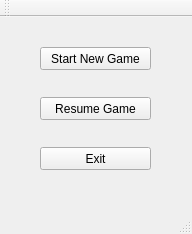
<?xml version="1.0" encoding="UTF-8"?>
<ui version="4.0">
 <class>MainWindow</class>
 <widget class="QMainWindow" name="MainWindow">
  <property name="geometry">
   <rect>
    <x>0</x>
    <y>0</y>
    <width>192</width>
    <height>234</height>
   </rect>
  </property>
  <property name="sizePolicy">
   <sizepolicy hsizetype="Fixed" vsizetype="Fixed">
    <horstretch>0</horstretch>
    <verstretch>0</verstretch>
   </sizepolicy>
  </property>
  <property name="windowTitle">
   <string>Tic-Tac-Toe Main </string>
  </property>
  <property name="whatsThis">
   <string extracomment="This is the start window!!"/>
  </property>
  <widget class="QWidget" name="centralWidget">
   <widget class="QPushButton" name="StartBtn">
    <property name="geometry">
     <rect>
      <x>40</x>
      <y>30</y>
      <width>111</width>
      <height>23</height>
     </rect>
    </property>
    <property name="text">
     <string>Start New Game</string>
    </property>
   </widget>
   <widget class="QPushButton" name="ResumeBtn">
    <property name="geometry">
     <rect>
      <x>40</x>
      <y>80</y>
      <width>111</width>
      <height>23</height>
     </rect>
    </property>
    <property name="text">
     <string>Resume Game</string>
    </property>
   </widget>
   <widget class="QPushButton" name="ExitBtn">
    <property name="geometry">
     <rect>
      <x>40</x>
      <y>130</y>
      <width>111</width>
      <height>23</height>
     </rect>
    </property>
    <property name="text">
     <string>Exit</string>
    </property>
   </widget>
  </widget>
  <widget class="QMenuBar" name="menuBar">
   <property name="geometry">
    <rect>
     <x>0</x>
     <y>0</y>
     <width>192</width>
     <height>21</height>
    </rect>
   </property>
  </widget>
  <widget class="QToolBar" name="mainToolBar">
   <attribute name="toolBarArea">
    <enum>TopToolBarArea</enum>
   </attribute>
   <attribute name="toolBarBreak">
    <bool>false</bool>
   </attribute>
  </widget>
  <widget class="QStatusBar" name="statusBar"/>
 </widget>
 <layoutdefault spacing="6" margin="11"/>
 <resources/>
 <connections/>
</ui>
